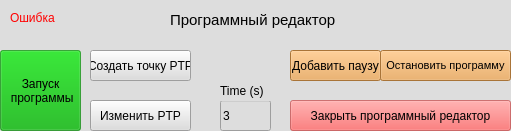
   <widget class="QWidget" name="widgetCreatProgramm" native="true">
    <property name="geometry">
     <rect>
      <x>10</x>
      <y>49</y>
      <width>511</width>
      <height>131</height>
     </rect>
    </property>
    <property name="styleSheet">
     <string notr="true">background-color: rgb(221, 221, 221);</string>
    </property>
    <widget class="QPushButton" name="qwe">
     <property name="geometry">
      <rect>
       <x>0</x>
       <y>50</y>
       <width>81</width>
       <height>81</height>
      </rect>
     </property>
     <property name="styleSheet">
      <string notr="true">background-color: rgba(0, 170, 0, 150);</string>
     </property>
     <property name="text">
      <string>Запуск
 программы</string>
     </property>
    </widget>
    <widget class="QPushButton" name="CloseProgrammEditor">
     <property name="geometry">
      <rect>
       <x>290</x>
       <y>100</y>
       <width>221</width>
       <height>31</height>
      </rect>
     </property>
     <property name="styleSheet">
      <string notr="true">background-color: rgba(255, 73, 73, 150);</string>
     </property>
     <property name="text">
      <string>Закрыть программный редактор</string>
     </property>
    </widget>
    <widget class="QPushButton" name="AddNewPTP">
     <property name="geometry">
      <rect>
       <x>90</x>
       <y>50</y>
       <width>101</width>
       <height>31</height>
      </rect>
     </property>
     <property name="text">
      <string>Создать точку PTP</string>
     </property>
    </widget>
    <widget class="QPushButton" name="ChangePTP">
     <property name="geometry">
      <rect>
       <x>90</x>
       <y>100</y>
       <width>101</width>
       <height>31</height>
      </rect>
     </property>
     <property name="text">
      <string>Изменить PTP</string>
     </property>
    </widget>
    <widget class="QLabel" name="label_42">
     <property name="geometry">
      <rect>
       <x>170</x>
       <y>10</y>
       <width>171</width>
       <height>20</height>
      </rect>
     </property>
     <property name="font">
      <font>
       <pointsize>11</pointsize>
      </font>
     </property>
     <property name="text">
      <string>Программный редактор</string>
     </property>
    </widget>
    <widget class="QLabel" name="ErrorLabel">
     <property name="geometry">
      <rect>
       <x>10</x>
       <y>10</y>
       <width>161</width>
       <height>16</height>
      </rect>
     </property>
     <property name="styleSheet">
      <string notr="true">color: rgb(255, 0, 0);</string>
     </property>
     <property name="text">
      <string>Ошибка</string>
     </property>
    </widget>
    <widget class="QLineEdit" name="TimeEdit">
     <property name="geometry">
      <rect>
       <x>220</x>
       <y>100</y>
       <width>51</width>
       <height>31</height>
      </rect>
     </property>
     <property name="layoutDirection">
      <enum>Qt::RightToLeft</enum>
     </property>
     <property name="text">
      <string>3</string>
     </property>
    </widget>
    <widget class="QLabel" name="label_43">
     <property name="geometry">
      <rect>
       <x>220</x>
       <y>80</y>
       <width>55</width>
       <height>21</height>
      </rect>
     </property>
     <property name="text">
      <string>Time (s)</string>
     </property>
    </widget>
    <widget class="QPushButton" name="StopProgramm">
     <property name="geometry">
      <rect>
       <x>380</x>
       <y>50</y>
       <width>131</width>
       <height>31</height>
      </rect>
     </property>
     <property name="font">
      <font>
       <pointsize>8</pointsize>
       <weight>50</weight>
       <bold>false</bold>
      </font>
     </property>
     <property name="styleSheet">
      <string notr="true">background-color: rgb(236, 163, 78);</string>
     </property>
     <property name="text">
      <string>Остановить программу</string>
     </property>
    </widget>
    <widget class="QPushButton" name="TimeSleepButton">
     <property name="geometry">
      <rect>
       <x>290</x>
       <y>50</y>
       <width>91</width>
       <height>31</height>
      </rect>
     </property>
     <property name="styleSheet">
      <string notr="true">background-color: rgb(236, 163, 78);</string>
     </property>
     <property name="text">
      <string>Добавить паузу</string>
     </property>
    </widget>
   </widget>
